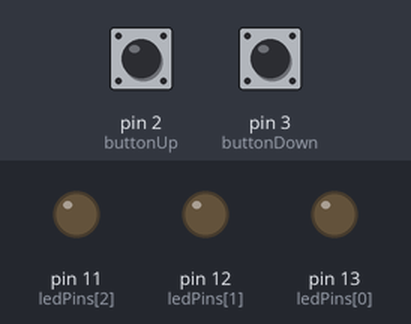
Recording of a sketch running on a simulated Arduino Uno, built with avr-gcc and run on an emulated ATmega328P. Shown: output pins drawn as LEDs (lit = HIGH). Dashed ring = blinking. Inputs (shaded band) come from the test bench; at power-on: pin 2 (buttonUp) HIGH, pin 3 (buttonDown) HIGH.

Above: at 1.2 s.
1.3 s: pin 2 (buttonUp) pulled LOW for 0.15 s
At 2.7 s:
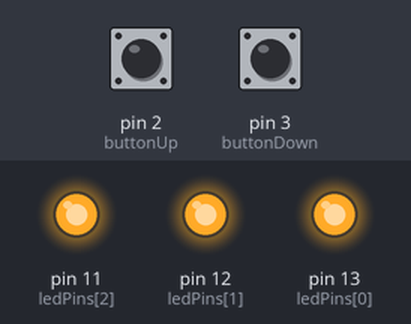
4.4 s: pin 3 (buttonDown) pulled LOW for 3.2 s
At 5.22 s:
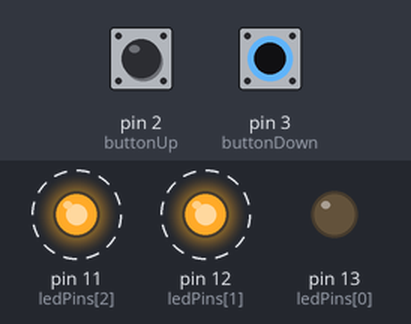
9.1 s: pin 3 (buttonDown) pulled LOW for 0.15 s
At 9.57 s:
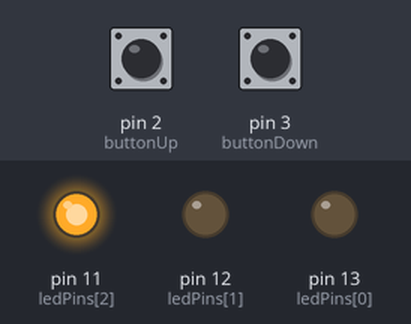
12.2 s: pin 3 (buttonDown) pulled LOW for 1 s
At 13.02 s:
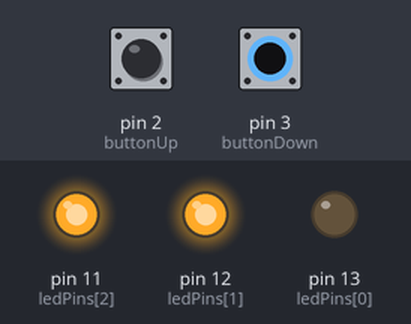
Timing chart, 0 to 15.6 s (numbered marks = the images above; inputs shaded):
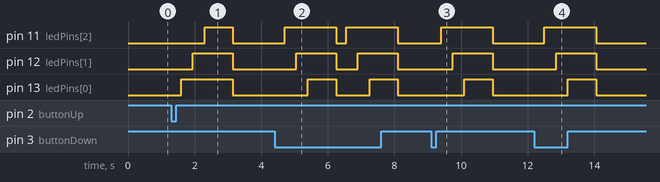

The sketch:

atv-6-3.ino
```cpp
// 3- Ao pressionar:
// - botão 2 os leds devem "correr" em um sentido.
// - botão 3 os leds devem "correr em sentido contrario.

const int ledPins[] = {13, 12, 11};
const int buttonUp = 2;
const int buttonDown = 3;

void setup() {
  for (int i = 0; i < 3; i++) {
    pinMode(ledPins[i], OUTPUT);
  }
  pinMode(buttonUp, INPUT_PULLUP);
  pinMode(buttonDown, INPUT_PULLUP);
}

void loop() {
    bool btn1 = digitalRead(buttonUp) == LOW;   // LOW significa que o botão está pressionado
    bool btn2 = digitalRead(buttonDown) == LOW;

    if (btn1) {
      delay(300); // Debounce
      for (int i = 0; i < 3; i++) {
        digitalWrite(ledPins[i], HIGH);
        delay(350);
      }
      delay(500); // Dá tempo para visualizar todos os LEDs ligados
      for (int i = 0; i < 3; i++) {
        digitalWrite(ledPins[i], LOW);
      }
    }

    if (btn2) {
      delay(300); // Debounce
      for (int i = 2; i >= 0; i--) { // Corrigido para i >= 0
        digitalWrite(ledPins[i], HIGH);
        delay(350);
      }
      delay(500); // Dá tempo para visualizar todos os LEDs ligados
      for (int i = 0; i < 3; i++) {
        digitalWrite(ledPins[i], LOW);
      }
    }
}
```

Measured:
- after the input at 1.3 s, pin 11 (ledPins[2]): LOW → HIGH after 1.0 s, → LOW 0.85 s later; pin 12 (ledPins[1]): LOW → HIGH after 0.65 s, → LOW 1.2 s later; pin 13 (ledPins[0]): LOW → HIGH after 0.30 s, → LOW 1.6 s later
- after the input at 4.4 s, pin 11 (ledPins[2]): alternates HIGH for 1.6 s and LOW for 0.30 s, starting after 0.30 s; pin 12 (ledPins[1]): alternates HIGH for 1.2 s and LOW for 0.65 s, starting after 0.65 s; pin 13 (ledPins[0]): alternates HIGH for 0.85 s and LOW for 1.0 s, starting after 1.0 s
- after the input at 9.1 s, pin 11 (ledPins[2]): LOW → HIGH after 0.30 s, → LOW 1.6 s later; pin 12 (ledPins[1]): LOW → HIGH after 0.65 s, → LOW 1.2 s later; pin 13 (ledPins[0]): LOW → HIGH after 1.0 s, → LOW 0.85 s later
- after the input at 12.2 s, pin 11 (ledPins[2]): LOW → HIGH after 0.30 s, → LOW 1.6 s later; pin 12 (ledPins[1]): LOW → HIGH after 0.65 s, → LOW 1.2 s later; pin 13 (ledPins[0]): LOW → HIGH after 1.0 s, → LOW 0.85 s later
